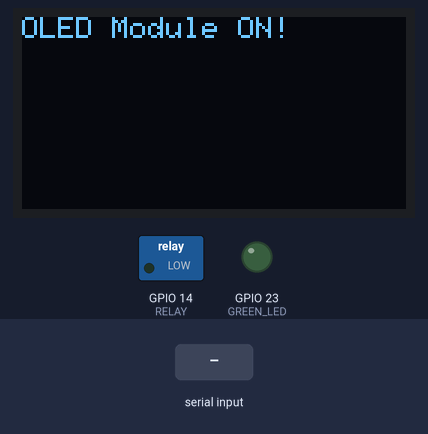
A sketch run on a simulated ESP32. On the bench: 128×64 one-colour display, switched loads named in the sketch (green lamp = pin HIGH), output pins drawn as LEDs (lit = HIGH). Inputs (shaded band) come from the test bench.

Above: at 1.2 s.
1.3 s: "LUZ_ON" received over Serial
At 1.7 s:
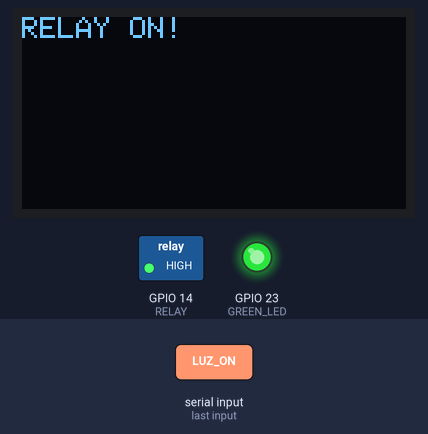
2.8 s: "LUZ_OFF" received over Serial
At 3.9 s:
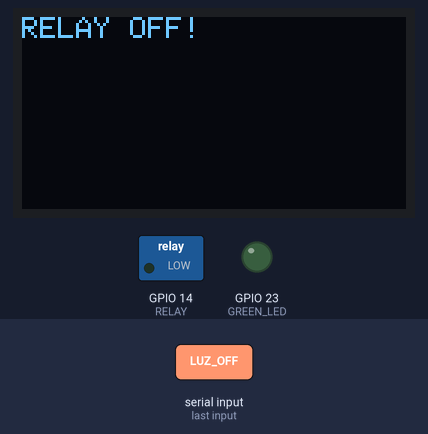
Timing chart, 0 to 5.8 s (numbered marks = the images above; inputs shaded):
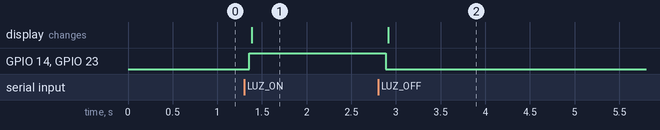

The sketch:

caso_07_display_led_externo_relay.ino
```cpp
#include <Adafruit_SH110X.h>
#include <Wire.h>
Adafruit_SH1106G display = Adafruit_SH1106G(128, 64, &Wire, -1);
const short GREEN_LED = 23; //valor por defecto en placa UTN
const short RELAY = 14;
//función para escribir en la pantalla un texto recibido
//como argumento.
void updateOLEDMod(String txt);
void setup() {
pinMode(GREEN_LED, OUTPUT);
pinMode(RELAY, OUTPUT);
Serial.begin(9600);
//Inicializar pantalla OLED
display.begin(0x3c, true); //Dirección por defecto: 0x3C
display.setTextSize(1);
display.setTextColor(SH110X_WHITE);
updateOLEDMod("OLED Module ON!");
}
void loop() {
if(Serial.available() != 0){
String cmd = "";
while(Serial.available()){
cmd += (char)Serial.read();
if(cmd == "LUZ_ON"){
digitalWrite(GREEN_LED, HIGH);
digitalWrite(RELAY, HIGH);
updateOLEDMod("RELAY ON!");
}
else if(cmd == "LUZ_OFF"){
digitalWrite(GREEN_LED, LOW);
digitalWrite(RELAY, LOW);
updateOLEDMod("RELAY OFF!");
}
}
}
delay(100);
}
void updateOLEDMod(String txt){


display.clearDisplay();
display.setCursor(0,0);
display.println(txt);
display.display();
}
```

Measured:
- after the input at 1.3 s, GPIO 14 (RELAY), GPIO 23 (GREEN_LED): LOW → HIGH after 0.06 s; the display: changes after 0.08 s (image 1)
- after the input at 2.8 s, GPIO 14 (RELAY), GPIO 23 (GREEN_LED): HIGH → LOW after 0.09 s; the display: changes after 0.11 s (image 2)
